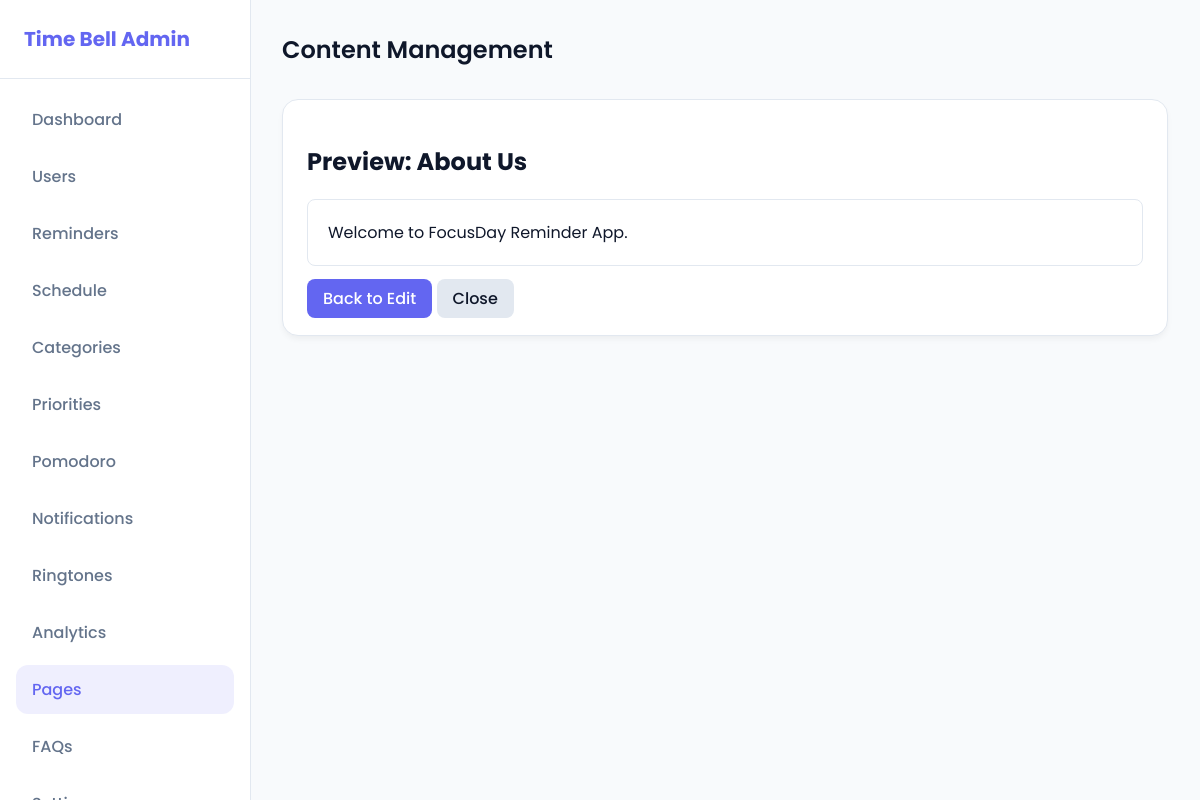
Before: /admin/pages.php?preview=about (signed in) with the older database file.
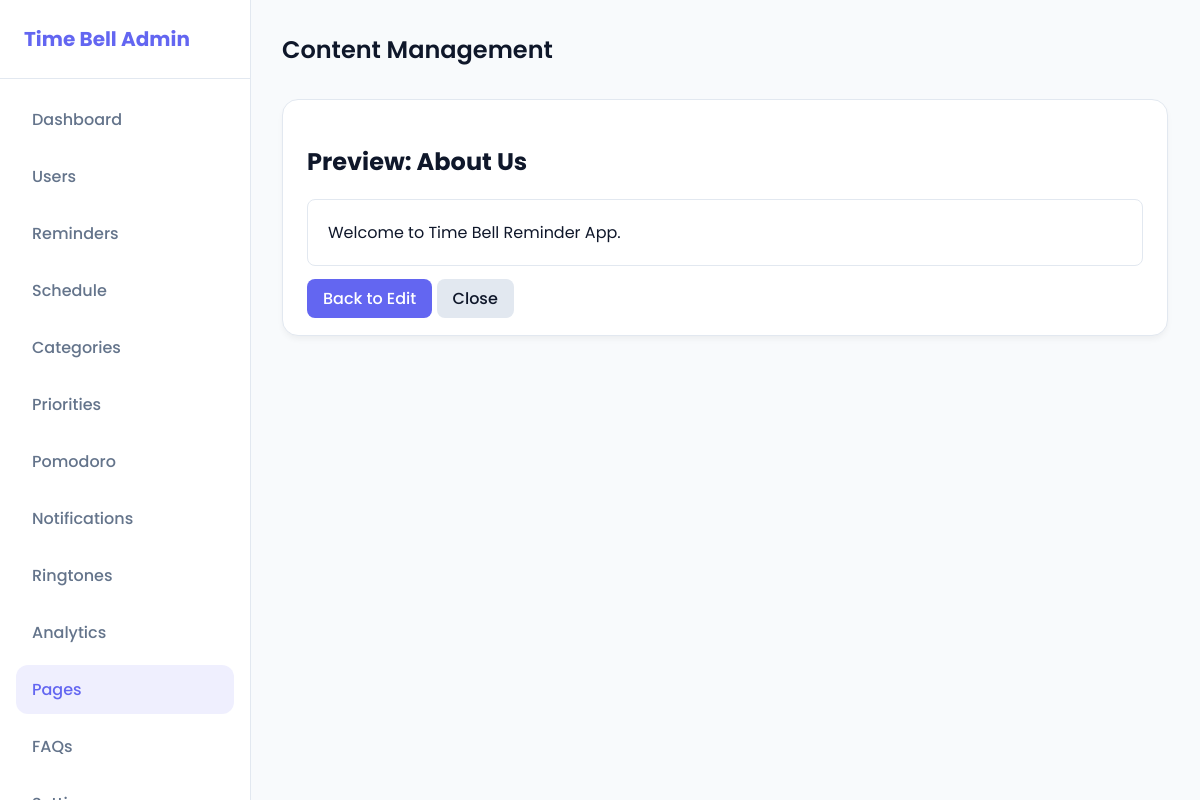
After: the same page with the newer database file.
### tables this page shows
CREATE TABLE IF NOT EXISTS pages (
    slug VARCHAR(50) PRIMARY KEY,
    title VARCHAR(255) NOT NULL,
    content TEXT,
    updated_at TIMESTAMP DEFAULT CURRENT_TIMESTAMP ON UPDATE CURRENT_TIMESTAMP
);

### admin/pages.php (the view, shortened to what this page needs)
<?php
require_once '../api/db.php';
$preview = $_GET['preview'] ?? null;
$current_page = null;
if ($preview) {
    $stmt = $pdo->prepare("SELECT * FROM pages WHERE slug = ?");
    $stmt->execute([$preview]);
    $current_page = $stmt->fetch();
}
?>
<!DOCTYPE html>
<html lang="en">
<head>
    <link rel="stylesheet" href="style.css">
</head>
<body>
    <div class="sidebar">
        <div class="sidebar-header">Time Bell Admin</div>
        <div class="sidebar-nav">
            <a href="index.php">Dashboard</a>
            <a href="users.php">Users</a>
            <a href="reminders.php">Reminders</a>
            <a href="schedule.php">Schedule</a>
            <a href="categories.php">Categories</a>
            <a href="priorities.php">Priorities</a>
            <a href="pomodoro.php">Pomodoro</a>
            <a href="notifications.php">Notifications</a>
            <a href="ringtones.php">Ringtones</a>
            <a href="analytics.php">Analytics</a>
            <a href="pages.php" class="active">Pages</a>
            <a href="faqs.php">FAQs</a>
            <a href="settings.php">Settings</a>
        </div>
    </div>
    <div class="main-content">
        <div class="header">
            <h1>Content Management</h1>
        </div>
        <?php if ($preview && $current_page): ?>
            <div class="card">
                <h2>Preview: <?= htmlspecialchars($current_page['title']) ?></h2>
                <div class="preview-box">
                    <?= nl2br(htmlspecialchars($current_page['content'])) ?>
                </div>
                <div style="margin-top: 20px;">
                    <a href="pages.php?edit=<?= urlencode($current_page['slug']) ?>" class="btn btn-primary" style="text-decoration:none;">Back to Edit</a>
                    <a href="pages.php" class="btn" style="text-decoration:none; background:#E2E8F0; color:#0F172A;">Close</a>
                </div>
            </div>
        <?php endif; ?>
    </div>
</body>
</html>

Changed rows visible on the page:
changed pages "About Us": content "Welcome to FocusDay Reminder App." → "Welcome to Time Bell Reminder App."
